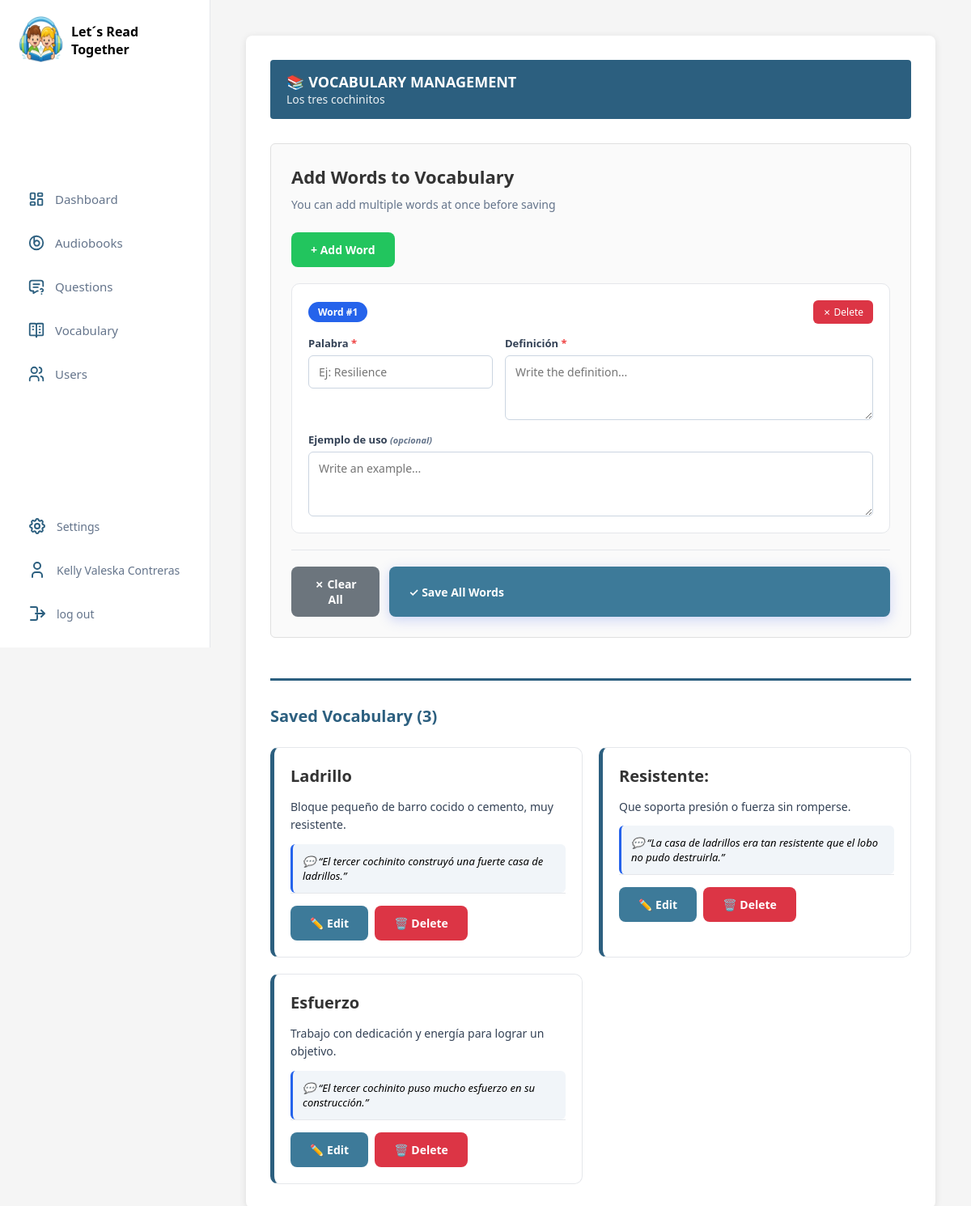
Screenshot of /audiobook/9/vocabulario/ (signed in) with the database file from the repository.
### apps/audiobooks/models.py (models this page shows, shortened)
class Audiobook(models.Model):
    title = models.CharField(
        max_length=255,
        verbose_name="Título"
    )
    author_name = models.CharField(
        max_length=255,
        verbose_name="Autor"
    )
    cover_image = models.ImageField(
        upload_to="audiobooks/covers/",
        verbose_name="Portada"
    )
    audio_file = models.FileField(
        upload_to="audiobooks/audio/",
        verbose_name="Archivo de audio"
    )
    added_by = models.ForeignKey(
        User,
        on_delete=models.CASCADE,
        related_name="audiobooks_uploaded",
        verbose_name="Subido por"
    )
    created_at = models.DateTimeField(
        auto_now_add=True,
        verbose_name="Fecha de creación"
    )
    pdf_file = models.FileField(
        upload_to="audiobooks/pdfs/",
        verbose_name="Archivo PDF (Libro)",
        validators=[FileExtensionValidator(allowed_extensions=['pdf'])],
        null=True,  # Permite que registros antiguos no tengan PDF
        blank=True  # Permite que el formulario se envíe sin PDF si no es obligatorio
    )
    is_active = models.BooleanField(default=True)
    slug = models.SlugField(unique=True, blank=True)

class Vocabulario(models.Model):
    audiobook = models.ForeignKey(
        Audiobook,
        on_delete=models.CASCADE,
        related_name="vocabulario",
        verbose_name="Audiolibro"
    )
    palabra = models.CharField(max_length=100, verbose_name="Palabra")
    definicion = models.TextField(verbose_name="Definición")
    ejemplo = models.TextField(blank=True, null=True, verbose_name="Ejemplo de uso")
    creado_en = models.DateTimeField(auto_now_add=True)
    class Meta:
        verbose_name = "Vocabulario"
        verbose_name_plural = "Vocabularios"

### apps/audiobooks/views.py (the view)
# urls.py: path('audiobook/<int:audiobook_id>/vocabulario/', views.manage_vocabulary, name='manage_vocabulary'),
@login_required
def manage_vocabulary(request, audiobook_id):
    audiobook = get_object_or_404(Audiobook, id=audiobook_id, added_by=request.user)
    vocabulario = Vocabulario.objects.filter(audiobook=audiobook).order_by('-creado_en')
    context = {
        'audiobook': audiobook,
        'vocabulario': vocabulario,
        "titulo_libro": "Let´s Read Together"
    }
    return render(request, 'administrador/Glosario/crear_glosario.html', context)

### templates/administrador/Glosario/crear_glosario.html (shortened to what this page needs)
{% extends 'administrador/inicio_administrador.html' %}
{% load static %}
{% block css %}
{{ block.super }}
<link rel="stylesheet" href="{% static 'css/style_administrador/vocabulario.css' %}">
{% endblock %}
{% block content %}
<div class="container">
    <div class="header">
        <h1>📚 Vocabulary Management</h1>
        <p>{{ audiobook.title }}</p>
    </div>
    <div class="content-wrapper">
        <div class="vocabulary-form">
            <h2 class="form-title">Add Words to Vocabulary</h2>
            <p class="form-subtitle">You can add multiple words at once before saving</p>
            <form id="vocabularyForm">
                <div class="form-actions-top">
                    <button type="button" class="btn btn-add" onclick="addVocabItem()">
                        + Add Word
                    </button>
                </div>
                <div id="vocabulary-items" class="vocabulary-items">
                </div>
                <div class="form-actions-bottom">
                    <button type="button" class="btn btn-secondary" onclick="clearForm()">
                        ✗ Clear All
                    </button>
                    <button type="submit" class="btn btn-primary">
                        ✓ Save All Words
                    </button>
                </div>
            </form>
        </div>
    </div>
    <div class="vocabulary-list">
        <div>
            <h2 class="list-title">
                Saved Vocabulary ({{ vocabulario.count }})
            </h2>
        </div>
        <div id="vocabulary-list-container">
            {% if vocabulario %}
            <div class="vocabulary-grid">
                {% for vocab in vocabulario %}
                <div class="vocabulary-card" data-vocab-id="{{ vocab.id }}">
                    <div class="vocab-word">{{ vocab.palabra }}</div>
                    <div class="vocab-definition">{{ vocab.definicion }}</div>
                    {% if vocab.ejemplo %}
                    <div class="vocab-example">💬 {{ vocab.ejemplo }}</div>
                    {% endif %}
                    <div class="card-actions">
                        <button class="btn btn-edit" data-vocab-id="{{ vocab.id }}" onclick="editVocabulary(this)">
                            ✏️ Edit
                        </button>
                        <button class="btn btn-danger" data-vocab-id="{{ vocab.id }}" onclick="deleteVocabulary(this)">
                            🗑️ Delete
                        </button>
                    </div>
                </div>
                {% endfor %}
            </div>
            {% else %}
            <div class="empty-state">
                <div class="empty-state-icon">📚</div>
                <h3>No words saved yet</h3>
                <p>Start by adding relevant vocabulary for this audiobook.</p>
            </div>
            {% endif %}
        </div>
    </div>
</div>
{% endblock %}

### templates/administrador/sidebar_administrador.html (shortened to what this page needs)
{% load static %}
<div class="sidebar-top">
    <div class="brand">
        <canvas id="logoCanvas" width="50" height="50"></canvas>
        <span>{{titulo_libro}}</span>
    </div>
</div>
<nav class="menu">
    <a href="{% url 'administrador' %}">
        Dashboard
    </a>
    <a href="{% url 'lista_libro' %}">
        Audiobooks
    </a>
    <a href="{% url 'mis_audiolibros' %}">
        Questions
    </a>
    <a href="{% url 'lista_vocabulario' %}">
        Vocabulary
    </a>
    <a href="{% url 'usuarios' %}">
        Users
    </a>
</nav>
<div class="sidebar-bottom">
    <a href="{% url 'settings' %}">
        Settings
    </a>
    <a href="#">
        {{ request.user.get_full_name|default:request.user.username }}
    </a>
    <a href="{% url 'logout' %}">
        <svg xmlns="http://www.w3.org/2000/svg" width="24" height="24" viewBox="0 0 24 24" fill="none" stroke="#2c5f7f"
            stroke-width="2" stroke-linecap="round" stroke-linejoin="round">
            <path d="M10 12h10" />
            <path d="M17 8l4 4l-4 4" />
            <path d="M4 4h6a2 2 0 0 1 2 2v4" />
            <path d="M12 14v4a2 2 0 0 1 -2 2h-6" />
        </svg>
        log out
    </a>
</div>
<script>
    (function () {
        function initCanvas() {
            const canvas = document.getElementById('logoCanvas');
            if (!canvas) return;
            const ctx = canvas.getContext('2d');
            const img = new Image();
            img.onload = function () {
                canvas.width = 60;
                canvas.height = 60;
                ctx.drawImage(img, 0, 0, 60, 60);
                const imageData = ctx.getImageData(0, 0, 60, 60);
                const data = imageData.data;
                for (let i = 0; i < data.length; i += 4) {
                    const r = data[i];
                    const g = data[i + 1];
                    const b = data[i + 2];
                    if (r > 240 && g > 240 && b > 240) {
                        data[i + 3] = 0;
                    }
                }
                ctx.putImageData(imageData, 0, 0);
            };
            // IMPORTANTE: Usar template tag de Django
            img.src = "/static/img/Audiobooks_fondo.ico";
        }
        // Ejecutar
        if (document.readyState === 'loading') {
            document.addEventListener('DOMContentLoaded', initCanvas);
        } else {
            initCanvas();
        }
    })();
</script>

### static/css/style_administrador/inicio.css (style rules this page uses)
* { margin: 0; padding: 0; box-sizing: border-box; font-family: system-ui, -apple-system, BlinkMacSystemFont, sans-serif; }
body { background: #f8fafc; display: flex; min-height: 100vh; padding: 20px; }
.sidebar-top { display: flex; align-items: center; gap: 12px; }
.brand { display: flex; align-items: center; gap: 8px; font-weight: 700; font-size: 16px; }
.menu { display: flex; flex-direction: column; gap: 8px; }
.menu a { display: flex; align-items: center; gap: 12px; text-decoration: none; color: #64748b; padding: 12px 14px; border-radius: 10px; font-size: 15px; font-weight: 500; transition: background 0.2s, color 0.2s; }
.menu a svg { width: 22px; height: 22px; flex-shrink: 0; }
.sidebar-bottom { display: flex; flex-direction: column; gap: 10px; font-size: 14px; }
.sidebar-bottom a { display: flex; align-items: center; gap: 12px; text-decoration: none; color: #64748b; padding: 10px 14px; border-radius: 10px; transition: background 0.2s, color 0.2s; }
.btn-primary { background: #2563eb; border: none; padding: 14px; width: 100%; border-radius: 14px; color: #ffffff; font-size: 16px; font-weight: 600; cursor: pointer; transition: background 0.2s; }
.btn-primary { display: inline-flex; align-items: center; gap: 10px; padding: 15px 30px; background: #2c5f7f; color: white; border: none; border-radius: 8px; font-size: 16px; font-weight: 600; cursor: pointer; text-decoration: none; transition: all 0.3s; box-shadow: 0 4px 15px rgba(102, 126, 234, 0.3); }

### static/css/style_administrador/vocabulario.css (style rules this page uses)
* { margin: 0; padding: 0; box-sizing: border-box; }
body { font-family: "Segoe UI", Tahoma, Geneva, Verdana, sans-serif; background-color: #f5f5f5; padding: 20px; }
.container { max-width: 1400px; margin: 0 auto; background: white; padding: 30px; border-radius: 8px; box-shadow: 0 2px 10px rgba(0, 0, 0, 0.1); }
.header { background: #2c5f7f; color: white; padding: 15px 20px; border-radius: 4px; margin-bottom: 30px; }
.header h1 { font-size: 18px; font-weight: 600; text-transform: uppercase; }
.header p { font-size: 14px; opacity: 0.9; }
.content-wrapper { margin-bottom: 40px; border: 1px solid #e0e0e0; padding: 25px; border-radius: 6px; background: #fafafa; }
.form-title { color: #333; font-size: 22px; font-weight: 600; margin-bottom: 10px; }
.btn-secondary { color: white; background: #6c757d; }
.form-subtitle { color: #64748b; font-size: 14px; margin-bottom: 25px; }
.vocabulary-items { display: flex; flex-direction: column; gap: 15px; margin-bottom: 20px; }
.form-actions-top { display: flex; gap: 10px; margin-bottom: 20px; }
.form-actions-bottom { display: flex; gap: 12px; justify-content: flex-end; padding-top: 20px; border-top: 1px solid #e5e7eb; }
.btn { padding: 12px 24px; border-radius: 8px; cursor: pointer; font-size: 14px; font-weight: 600; display: inline-flex; align-items: center; gap: 8px; border: none; }
.btn-add { background: #22c55e; color: white; }
.btn-edit { background: #3d7a99; color: white; }
.btn-primary { background: #3d7a99; color: white; }
.btn-danger { background: #dc3545; color: white; }
.vocabulary-list { margin-top: 50px; padding-top: 30px; border-top: 3px solid #2c5f7f; }
.list-title { color: #2c5f7f; font-size: 20px; font-weight: 600; margin-bottom: 25px; }
.vocabulary-grid { display: grid; grid-template-columns: repeat(auto-fill, minmax(350px, 1fr)); gap: 20px; }
.vocabulary-card { background: #ffffff; border: 1px solid #e5e7eb; border-radius: 10px; padding: 20px; transition: 0.2s; border-left: 5px solid #2c5f7f; }
.vocab-word { font-size: 20px; font-weight: 700; color: #333; margin-bottom: 12px; line-height: 1.5; }
.vocab-definition { color: #334155; font-size: 14px; line-height: 1.6; margin-bottom: 12px; }
.vocab-example { background: #f1f5f9; padding: 12px; border-radius: 6px; font-size: 13px; font-style: italic; border-left: 3px solid #2563eb; }
.card-actions { display: flex; gap: 8px; padding-top: 15px; border-top: 1px solid #e5e7eb; }

### rows the page displays
Audiobook: title "Los tres cochinitos"
Vocabulario: palabra "Ladrillo", definicion "Bloque pequeño de barro cocido o cemento, muy resistente.", ejemplo "“El tercer cochinito construyó una fuerte casa de ladrillos.”"
Vocabulario: palabra "Resistente:", definicion "Que soporta presión o fuerza sin romperse.", ejemplo "“La casa de ladrillos era tan resistente que el lobo no pudo destruirla.”"
Vocabulario: palabra "Esfuerzo", definicion "Trabajo con dedicación y energía para lograr un objetivo.", ejemplo "“El tercer cochinito puso mucho esfuerzo en su construcción.”"

### other values shown
{{ titulo_libro }} "Let´s Read Together"
{{ request.user.get_full_name|default:request.user.username }} "Kelly Valeska Contreras"
{{ vocabulario.count }} "3"
